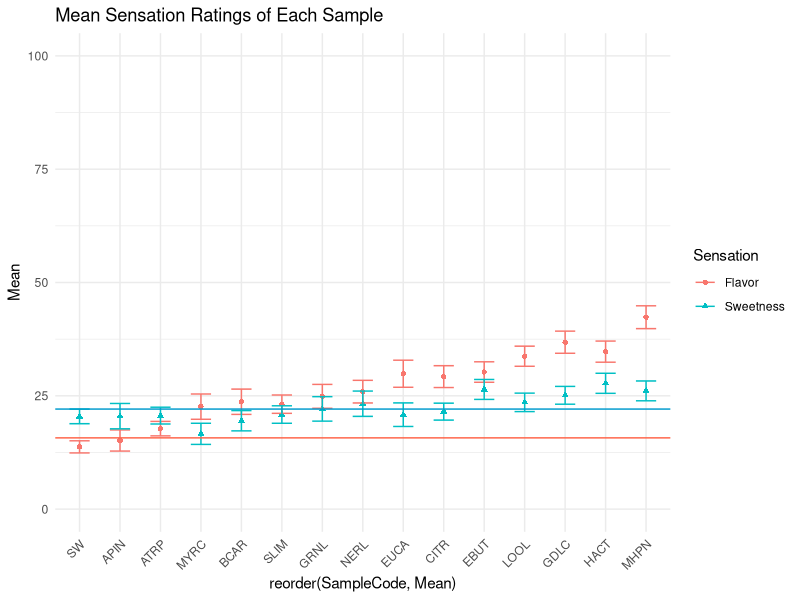
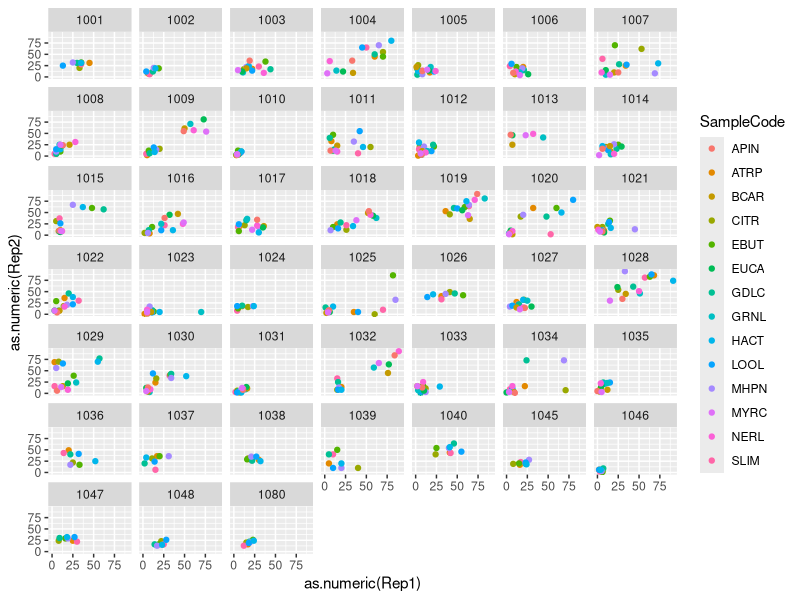
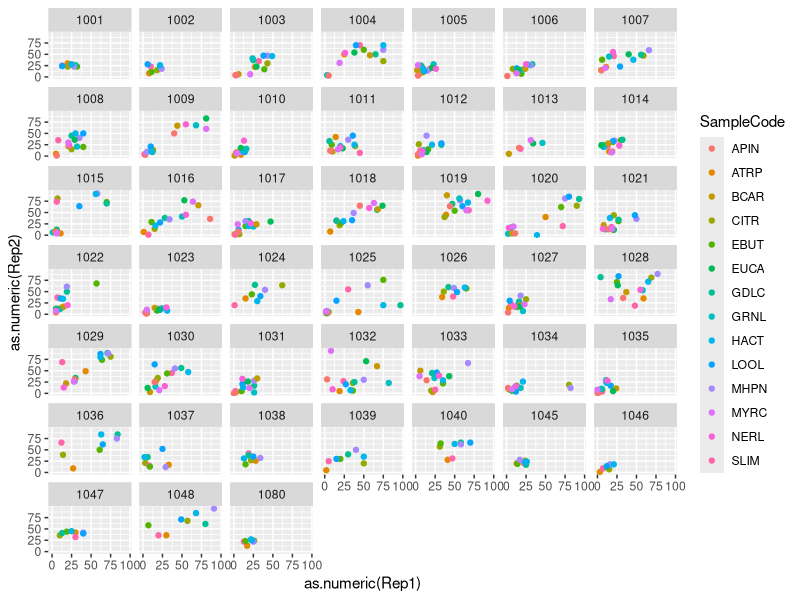
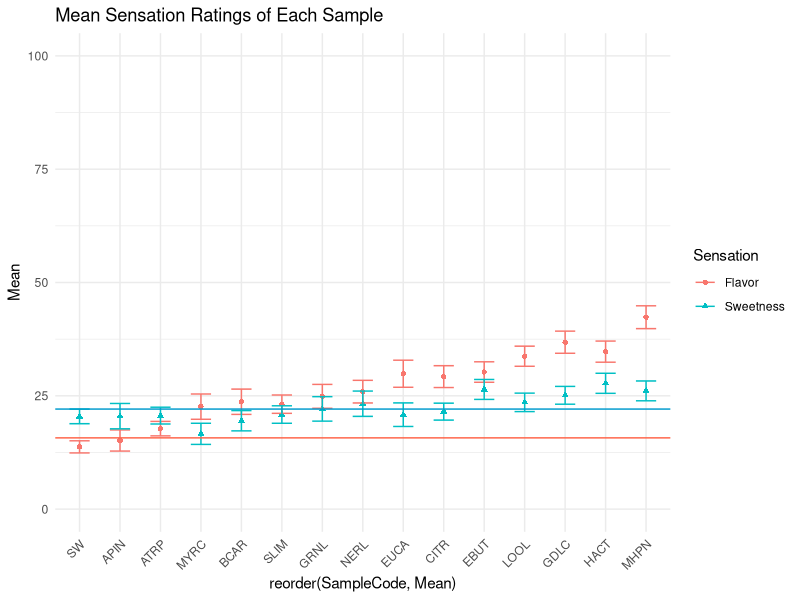

These figures' R source, in order:
## ---- chunk 1
knitr::opts_chunk$set(echo = TRUE)
## ---- chunk 2
library(tidyverse)
library(readxl)
library(ggplot2)
library(lubridate)

## ---- chunk 3

#read in and combine data

#training data on remembered sensations
Training.df<- read_excel("data/SEV_v2_-_Training_-_Raw_Data.xlsx", sheet = 4, skip = 3) %>%
  rename(Rating = `Please mark the perceived intensity of {{sample_name}} exactly as you recorded it on your paper sheet.`) %>%
  mutate(Session = 1) %>%
  bind_rows(read_excel("data/SEV_v2_-_Training_refresher_for_sess_2_-_Raw_Data.xlsx", sheet = 4, skip = 3) %>%
              rename(Rating = `Please mark the perceived intensity of {{sample_name}} on the scale below.(You may also mark them on your paper scale if you would like but it is not required.)`) %>%
              mutate(Session = 2)) %>%
  transmute(SubjectCode = `Participant Code`,
            SampleName = `Sample Name`,
            Rating,
            Session) 


#data on test samples

#the participant codes column for Session 2 are not the actual participant codes (see sheet 3 for those)
#I planned to either write code or manually adjust the participant codes after everyone has completed Session 2
df <- read_excel("data/SEV_v2_-_Session_1_-_Raw_Data.xlsx", sheet = 3, skip = 3) %>%
  bind_rows(read_excel("data/SEV_v2_-_Session_2_-_Raw_Data.xlsx", sheet = 4, skip = 3)) %>%
  transmute(SubjectCode = `Participant Code`,
            SampleName = `Sample Name`,
            Rep = `Repetition`,
            SweetRating = `Please take a sip of sample {{sample_code}} and rate the intensity of sweetness only.Sweetness:  the pleasant taste sensation typically produced by sugars (such as sucrose or glucose)`,
            FlavRating = `Please take a sip of sample {{sample_code}} and rate the intensity of flavor only.Flavor: the combined effect of taste sensations, aromas, and chemical feeling factors (e.g. burn of a chili, cooling of menthol) in the mouth.`
            ) %>%
  separate(SampleName, into = c("SampleCode", "Sample"), sep = ". ") %>%
  
  drop_na()

## ---- chunk 4


#means with SE of flavor and sweetness ratings for each sample
df %>%
  group_by(SampleCode) %>%
  summarise(Flavor_Mean = mean(FlavRating),
            Sweetness_Mean = mean(SweetRating),
            Flavor_SE = sd(FlavRating)/sqrt(n()),
            Sweetness_SE = sd(SweetRating)/sqrt(n())) %>%
  pivot_longer(cols = -SampleCode,
               names_to = c("Sensation", ".value"),
               names_pattern = "(.*)_(.*)") %>%
 
  ggplot(aes(reorder(SampleCode, Mean), Mean, color = Sensation, shape = Sensation)) +
    geom_point() +
    geom_errorbar(aes(ymin = Mean - SE, ymax = Mean + SE), width = 0.5) +
    geom_hline(yintercept = 15.72378, color = "tomato1") +
    geom_hline(yintercept =  22.074507, color = "deepskyblue3") +
    ylim(0,100) +
    theme_minimal() +
    theme(axis.text.x = element_text(angle = 45, hjust = 1))+
    ggtitle("Mean Sensation Ratings of Each Sample")

ggsave("SEV2_MeanSE_FlavSweet_byCompound.png", height = 5, width = 9)

## SW average = 20.47857 for sweet, 14.31243 for flav
##SW SE = 1.595937 for sweet, 1.411350 for flav
## upper sweet limit = 22.074507, 15.72378 or flav

## ---- chunk 5

####
####
#### THESE WILL NOT BE ACCURATE UNTIL THE PANELIST CODES BETWEEN SESSIONS 1 AND 2 ARE MATCHED TO THE APPROPRIATE SUBJECTS
####
####
####

#Sweetness TRTs
trtS <- df %>%
  filter(SampleCode != "SW") %>% #if SW is included, R makes Rep1 and Rep2 columns into lists of vectors rather than vectors because we have SW 1 and 2 that are in both sessions...I plan to find a workaround later
  select(SubjectCode, SampleCode, Rep, SweetRating) %>%
  pivot_wider(names_from = Rep, names_prefix = "Rep", values_from = SweetRating) %>%
  group_by(SubjectCode) %>%
  summarise(sweetTRT = cor(as.numeric(Rep1), as.numeric(Rep2)))

#Flavor TRTs
trtF <- df %>%
  filter(SampleCode != "SW") %>% 
  select(SubjectCode, SampleCode, Rep, FlavRating) %>%
  pivot_wider(names_from = Rep, names_prefix = "Rep", values_from = FlavRating) %>%
  group_by(SubjectCode) %>%
  summarise(flavorTRT = cor(as.numeric(Rep1), as.numeric(Rep2)))

#combine dataframes
allTRTs <- left_join(trtS, trtF)

#plot sweetness TRTs
df %>%
  filter(SampleCode != "SW") %>% #if SW is included, R makes Rep1 and Rep2 columns into lists of vectors rather than vectors because we have SW 1 and 2 that are in both sessions...I plan to find a workaround later
  select(SubjectCode, SampleCode, Rep, SweetRating) %>%
  pivot_wider(names_from = Rep, names_prefix = "Rep", values_from = SweetRating) %>%
  group_by(SubjectCode) %>%
  ggplot( aes(as.numeric(Rep1), as.numeric(Rep2), color = SampleCode))+
  geom_point()+
  facet_wrap(~as.factor(SubjectCode))

#plot flavor TRTs
df %>%
  filter(SampleCode != "SW") %>% #if SW is included, R makes Rep1 and Rep2 columns into lists of vectors rather than vectors because we have SW 1 and 2 that are in both sessions...I plan to find a workaround later
  select(SubjectCode, SampleCode, Rep, FlavRating) %>%
  pivot_wider(names_from = Rep, names_prefix = "Rep", values_from = FlavRating) %>%
  group_by(SubjectCode) %>%
  ggplot( aes(as.numeric(Rep1), as.numeric(Rep2), color = SampleCode))+
  geom_point()+
  facet_wrap(~as.factor(SubjectCode))


